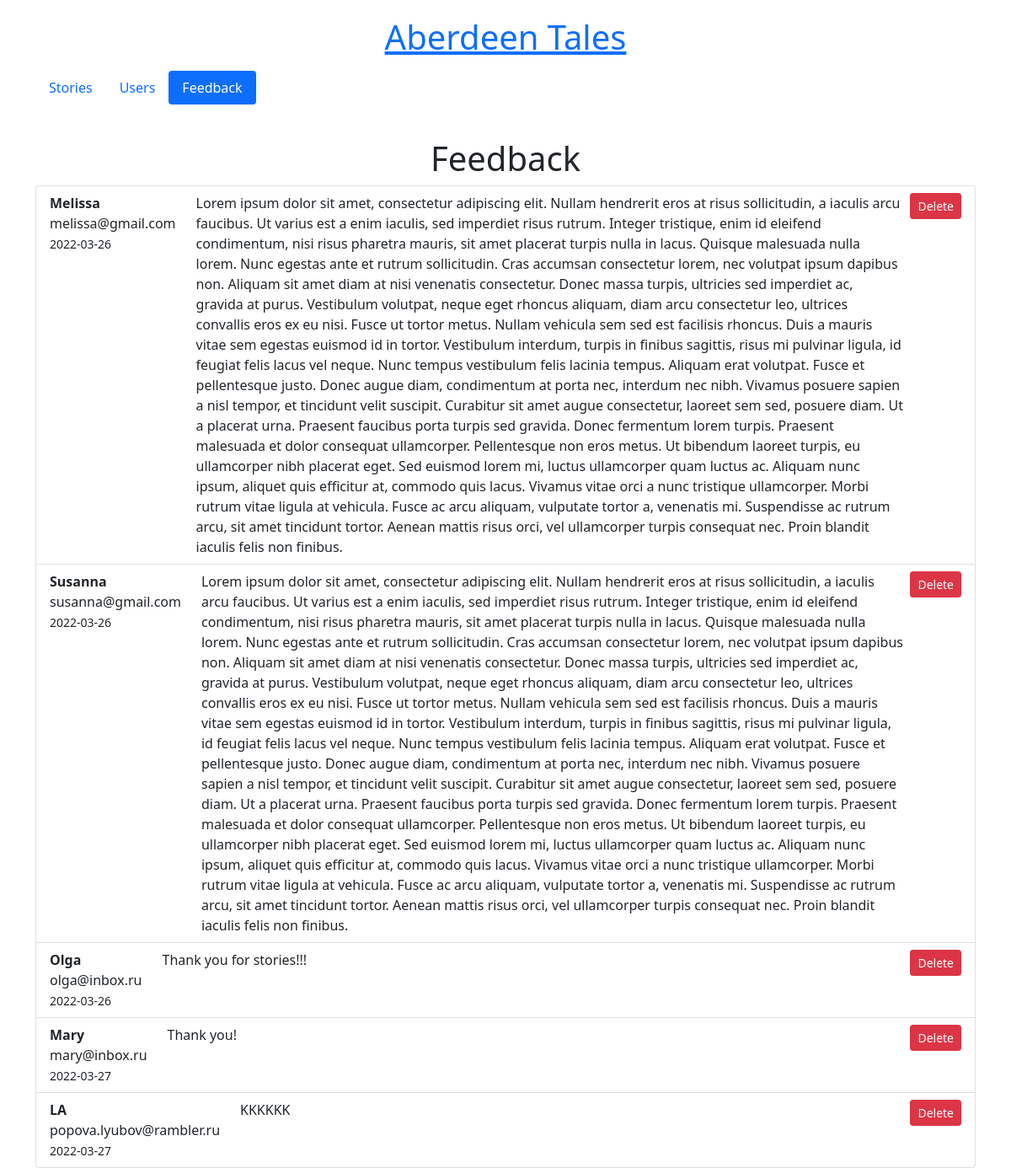
Page /admin/feedback.php (signed in) on the committed database.
### tables this page shows
CREATE TABLE `feedback` (
  `id` int(12) NOT NULL,
  `date` date NOT NULL,
  `message` longtext NOT NULL,
  `email` varchar(128) NOT NULL,
  `name` varchar(512) NOT NULL
);

### db.php (called while the page is built, shortened)
<?php
$user_logged_in = isset( $_SESSION['user_id'] ) && is_int( $_SESSION['user_id'] );

### admin/admin.php (called while the page is built, shortened)
<?php
include( '../db.php' );
$is_admin = isset( $_SESSION['admin'] ) && $_SESSION['admin'] === true;

### admin/feedback.php (the view, shortened to what this page needs)
<?php
include( 'admin.php' );
if ( $user_logged_in && $is_admin ) {
    $sql = "SELECT * FROM feedback";
    $result = mysqli_query( $bd, $sql );
    $feedback = mysqli_fetch_all( $result, MYSQLI_ASSOC );
} else {
    $feedback = [];
} ?>
<!DOCTYPE html>
<html lang="en">
    <head>
        <link href="https://cdn.jsdelivr.net/npm/bootstrap@5.1.3/dist/css/bootstrap.min.css" rel="stylesheet">
    </head>
    <body>
        <?php
        include( 'header.php' ); ?>
        <div class="container">
            <h1 class="text-center">Feedback</h1>
            <ul class="list-group">
                <?php foreach ($feedback as $message) : ?>
                    <li class="list-group-item d-flex justify-content-start align-items-start">
                        <div class="pe-4">
                            <div class="fw-bold"><?php echo $message['name'] ?></div>
                            <div><?php echo $message['email'] ?></div>
                            <small><date><?php echo $message['date'] ?></date></small>
                        </div>
                        <div class="me-auto pe-2">
                            <?php echo $message['message'] ?>
                        </div>
                        <a href="../story.php?action=deletefeedback&admin=1&message_id=<?php echo $message['id'] ?>" class="btn btn-danger btn-sm">Delete</a>
                    </li>
                <?php endforeach; ?>
            </ul>
        </div>
    </body>
</html>

### rows in the picture
feedback: name "Melissa", email "melissa@gmail.com", date "2022-03-26", message "Lorem ipsum dolor sit amet, consectetur adipiscing elit. Nullam hendrerit eros at risus sollicitudin, a iaculis arcu faucibus. Ut varius est a enim iaculis, sed imperdiet risus rutrum. Integer tristique, enim id eleifend condimentum, nisi risus pharetra mauris, sit amet placerat turpis nulla in lacus. Quisque malesuada nulla lorem. Nunc egestas ante et rutrum sollicitudin. Cras accumsan consectetur lorem, nec volutpat ipsum dapibus non. Aliquam sit amet diam at nisi venenatis consectetur. Donec massa turpis, ultricies sed imperdiet ac, gravida at purus. Vestibulum volutpat, neque eget rhoncus aliquam, diam arcu consectetur leo, ultrices convallis eros ex eu nisi. Fusce ut tortor metus.…"
feedback: name "Susanna", email "susanna@gmail.com", date "2022-03-26", message "Lorem ipsum dolor sit amet, consectetur adipiscing elit. Nullam hendrerit eros at risus sollicitudin, a iaculis arcu faucibus. Ut varius est a enim iaculis, sed imperdiet risus rutrum. Integer tristique, enim id eleifend condimentum, nisi risus pharetra mauris, sit amet placerat turpis nulla in lacus. Quisque malesuada nulla lorem. Nunc egestas ante et rutrum sollicitudin. Cras accumsan consectetur lorem, nec volutpat ipsum dapibus non. Aliquam sit amet diam at nisi venenatis consectetur. Donec massa turpis, ultricies sed imperdiet ac, gravida at purus. Vestibulum volutpat, neque eget rhoncus aliquam, diam arcu consectetur leo, ultrices convallis eros ex eu nisi. Fusce ut tortor metus.…"
feedback: name "Olga", email "olga@inbox.ru", date "2022-03-26", message "Thank you for stories!!!"
feedback: name "Mary", email "mary@inbox.ru", date "2022-03-27", message "Thank you!"
feedback: name "LA", email "popova.lyubov@rambler.ru", date "2022-03-27", message "KKKKKK"
